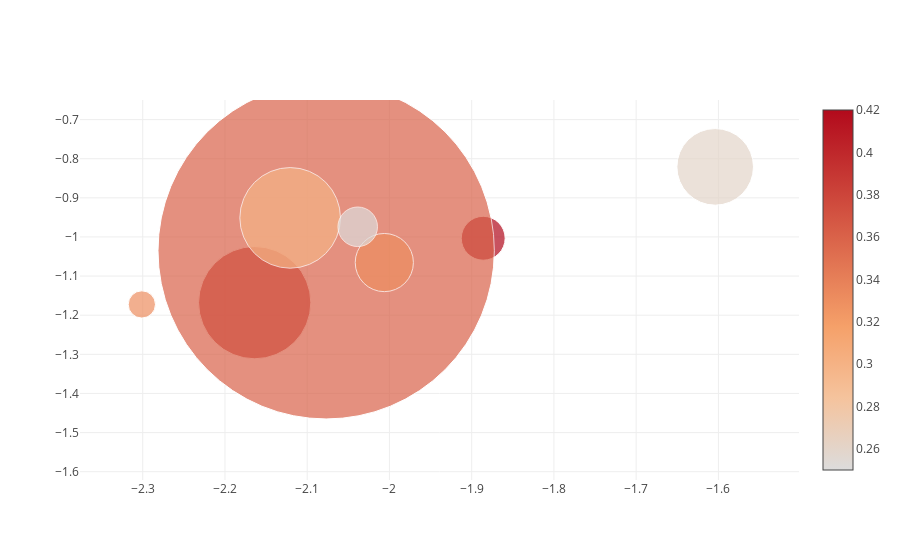

Write notebook code for a chart like this one.
### Markdown cell above
Le premier profil pour la requête *fruits* est [*juicenantes*](https://www.instagram.com/juicenantes/), qui ne mentionne d'ailleurs guère les fruits (mais qui en est plein !)

Ceci illustre bien l'approche: analyse sémantique du texte (pas par mots-clés), des images, des hashtags. Ce qui compte est bien le sens et le domaine lexical, pas les termes exacts employés.

### Code cell
mylib.launch_campaign_about('fruits')

### Figure 1 — Plotly figure (JSON) as saved in the notebook; plotly's stock layout.template omitted (floating-point values rounded to 4 significant figures)
{"data": [{"marker": {"color": [0.42, 0.4, 0.36, 0.33, 0.33, 0.3, 0.26, 0.25], "showscale": true, "size": [43.9, 112.3, 336.4, 58.19, 27.25, 100.6, 76.59, 39.53]}, "mode": "markers", "text": ["instagram URL: http://instagram.com/web/friendships/2212133610/follow/<br>instagram ID: 2212133610<br>final measure: 0.42<br>likes: 381526.0<br>followers: 105412.0<br>likesperday: 1078.0<br>", "instagram URL: http://instagram.com/web/friendships/270713045/follow/<br>instagram ID: 270713045<br>final measure: 0.4<br>likes: 473877.0<br>followers: 190294.0<br>likesperday: 3145.0<br>", "instagram URL: http://instagram.com/web/friendships/1280794066/follow/<br>instagram ID: 1280794066<br>final measure: 0.36<br>likes: 1322543.0<br>followers: 253193.0<br>likesperday: 7602.0<br>", "instagram URL: http://instagram.com/web/friendships/2533019771/follow/<br>instagram ID: 2533019771<br>final measure: 0.33<br>likes: 525916.0<br>followers: 62738.0<br>likesperday: 2309.0<br>", "instagram URL: http://instagram.com/web/friendships/550862816/follow/<br>instagram ID: 550862816<br>final measure: 0.33<br>likes: 479876.0<br>followers: 32049.0<br>likesperday: 1086.0<br>", "instagram URL: http://instagram.com/web/friendships/247077894/follow/<br>instagram ID: 247077894<br>final measure: 0.3<br>likes: 596039.0<br>followers: 109682.0<br>likesperday: 3485.0<br>", "instagram URL: http://instagram.com/web/friendships/23392825/follow/<br>instagram ID: 23392825<br>final measure: 0.26<br>likes: 404113.0<br>followers: 224290.0<br>likesperday: 1456.0<br>", "instagram URL: http://instagram.com/web/friendships/3962074764/follow/<br>instagram ID: 3962074764<br>final measure: 0.25<br>likes: 565920.0<br>followers: 33484.0<br>likesperday: 1855.0<br>"], "type": "scatter", "x": [-1.886, -2.164, -2.077, -2.006, -2.301, -2.121, -1.604, -2.039], "y": [-1.003, -1.168, -1.035, -1.065, -1.172, -0.9513, -0.8209, -0.974]}], "layout": {}}
